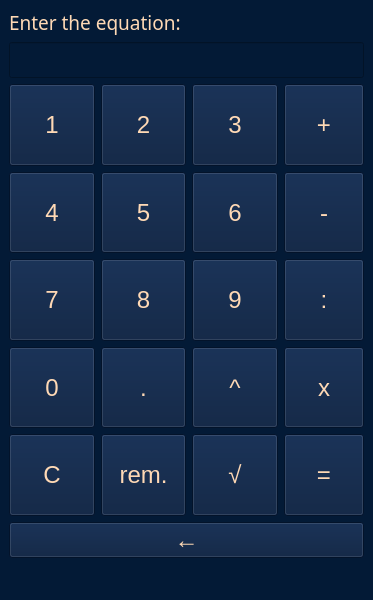
<?xml version="1.0" encoding="UTF-8"?>
<ui version="4.0">
 <class>TheNamelessCalculator</class>
 <widget class="QMainWindow" name="TheNamelessCalculator">
  <property name="geometry">
   <rect>
    <x>0</x>
    <y>0</y>
    <width>373</width>
    <height>600</height>
   </rect>
  </property>
  <property name="windowTitle">
   <string>Calculator</string>
  </property>
  <property name="styleSheet">
   <string notr="true">QWidget {
	color: #ffd9b5;
	background-color: #031a36;
    border-color: #87f1ff;
	font-family: Ubuntu;
	font-size: 18pt;
	font-weight: 450;
}</string>
  </property>
  <widget class="QWidget" name="centralwidget">
   <layout class="QVBoxLayout" name="verticalLayout">
    <item>
     <widget class="QLabel" name="label">
      <property name="sizePolicy">
       <sizepolicy hsizetype="Preferred" vsizetype="Maximum">
        <horstretch>0</horstretch>
        <verstretch>0</verstretch>
       </sizepolicy>
      </property>
      <property name="styleSheet">
       <string notr="true">QWidget {
	color: #ffd9b5;
	background-color: #031a36;
    border-color: #87f1ff;
	font-family: Noto Sans;
	font-size: 14pt;
	font-weight: 400;
}</string>
      </property>
      <property name="text">
       <string>Enter the equation:</string>
      </property>
     </widget>
    </item>
    <item>
     <widget class="QLineEdit" name="fieldLineEdit"/>
    </item>
    <item>
     <layout class="QGridLayout" name="gridLayout">
      <item row="2" column="2">
       <widget class="QPushButton" name="nineButton">
        <property name="sizePolicy">
         <sizepolicy hsizetype="Minimum" vsizetype="Expanding">
          <horstretch>0</horstretch>
          <verstretch>0</verstretch>
         </sizepolicy>
        </property>
        <property name="styleSheet">
         <string notr="true">QPushButton {
	background-color: #041a3b;
	border-color: #51b3c9;
}
QPushButton:hover {
	background-color: #031736;
}

QPushButton:pressed {
	background-color: transparent;
}</string>
        </property>
        <property name="text">
         <string>9</string>
        </property>
       </widget>
      </item>
      <item row="3" column="0">
       <widget class="QPushButton" name="zeroButton">
        <property name="sizePolicy">
         <sizepolicy hsizetype="Minimum" vsizetype="Expanding">
          <horstretch>0</horstretch>
          <verstretch>0</verstretch>
         </sizepolicy>
        </property>
        <property name="styleSheet">
         <string notr="true">QPushButton {
	background-color: #041a3b;
	border-color: #51b3c9;
}
QPushButton:hover {
	background-color: #031736;
}

QPushButton:pressed {
	background-color: transparent;
}</string>
        </property>
        <property name="text">
         <string>0</string>
        </property>
       </widget>
      </item>
      <item row="1" column="1">
       <widget class="QPushButton" name="fiveButton">
        <property name="sizePolicy">
         <sizepolicy hsizetype="Minimum" vsizetype="Expanding">
          <horstretch>0</horstretch>
          <verstretch>0</verstretch>
         </sizepolicy>
        </property>
        <property name="styleSheet">
         <string notr="true">QPushButton {
	background-color: #041a3b;
	border-color: #51b3c9;
}
QPushButton:hover {
	background-color: #031736;
}

QPushButton:pressed {
	background-color: transparent;
}</string>
        </property>
        <property name="text">
         <string>5</string>
        </property>
       </widget>
      </item>
      <item row="2" column="1">
       <widget class="QPushButton" name="eightButton">
        <property name="sizePolicy">
         <sizepolicy hsizetype="Minimum" vsizetype="Expanding">
          <horstretch>0</horstretch>
          <verstretch>0</verstretch>
         </sizepolicy>
        </property>
        <property name="styleSheet">
         <string notr="true">QPushButton {
	background-color: #041a3b;
	border-color: #51b3c9;
}
QPushButton:hover {
	background-color: #031736;
}

QPushButton:pressed {
	background-color: transparent;
}</string>
        </property>
        <property name="text">
         <string>8</string>
        </property>
       </widget>
      </item>
      <item row="1" column="2">
       <widget class="QPushButton" name="sixButton">
        <property name="sizePolicy">
         <sizepolicy hsizetype="Minimum" vsizetype="Expanding">
          <horstretch>0</horstretch>
          <verstretch>0</verstretch>
         </sizepolicy>
        </property>
        <property name="styleSheet">
         <string notr="true">QPushButton {
	background-color: #041a3b;
	border-color: #51b3c9;
}
QPushButton:hover {
	background-color: #031736;
}

QPushButton:pressed {
	background-color: transparent;
}</string>
        </property>
        <property name="text">
         <string>6</string>
        </property>
       </widget>
      </item>
      <item row="0" column="0">
       <widget class="QPushButton" name="oneButton">
        <property name="sizePolicy">
         <sizepolicy hsizetype="Minimum" vsizetype="Expanding">
          <horstretch>0</horstretch>
          <verstretch>0</verstretch>
         </sizepolicy>
        </property>
        <property name="styleSheet">
         <string notr="true">QPushButton {
	background-color: #041a3b;
	border-color: #51b3c9;
}
QPushButton:hover {
	background-color: #031736;
}

QPushButton:pressed {
	background-color: transparent;
}</string>
        </property>
        <property name="text">
         <string>1</string>
        </property>
       </widget>
      </item>
      <item row="3" column="1">
       <widget class="QPushButton" name="dotButton">
        <property name="sizePolicy">
         <sizepolicy hsizetype="Minimum" vsizetype="Expanding">
          <horstretch>0</horstretch>
          <verstretch>0</verstretch>
         </sizepolicy>
        </property>
        <property name="styleSheet">
         <string notr="true">QPushButton {
	background-color: #041a3b;
	border-color: #51b3c9;
}
QPushButton:hover {
	background-color: #031736;
}

QPushButton:pressed {
	background-color: transparent;
}</string>
        </property>
        <property name="text">
         <string>.</string>
        </property>
       </widget>
      </item>
      <item row="3" column="3">
       <widget class="QPushButton" name="multiplyButton">
        <property name="sizePolicy">
         <sizepolicy hsizetype="Minimum" vsizetype="Expanding">
          <horstretch>0</horstretch>
          <verstretch>0</verstretch>
         </sizepolicy>
        </property>
        <property name="styleSheet">
         <string notr="true">QPushButton {
	background-color: #041a3b;
	border-color: #51b3c9;
}
QPushButton:hover {
	background-color: #031736;
}

QPushButton:pressed {
	background-color: transparent;
}</string>
        </property>
        <property name="text">
         <string>x</string>
        </property>
       </widget>
      </item>
      <item row="5" column="2">
       <widget class="QPushButton" name="sqrtButton">
        <property name="sizePolicy">
         <sizepolicy hsizetype="Minimum" vsizetype="Expanding">
          <horstretch>0</horstretch>
          <verstretch>0</verstretch>
         </sizepolicy>
        </property>
        <property name="styleSheet">
         <string notr="true">QPushButton {
	background-color: #041a3b;
	border-color: #51b3c9;
}
QPushButton:hover {
	background-color: #031736;
}

QPushButton:pressed {
	background-color: transparent;
}</string>
        </property>
        <property name="text">
         <string>√</string>
        </property>
       </widget>
      </item>
      <item row="5" column="3">
       <widget class="QPushButton" name="equalsButton">
        <property name="sizePolicy">
         <sizepolicy hsizetype="Minimum" vsizetype="Expanding">
          <horstretch>0</horstretch>
          <verstretch>0</verstretch>
         </sizepolicy>
        </property>
        <property name="styleSheet">
         <string notr="true">QPushButton {
	background-color: #041a3b;
	border-color: #51b3c9;
}
QPushButton:hover {
	background-color: #031736;
}

QPushButton:pressed {
	background-color: transparent;
}</string>
        </property>
        <property name="text">
         <string>=</string>
        </property>
       </widget>
      </item>
      <item row="1" column="3">
       <widget class="QPushButton" name="minusButton">
        <property name="sizePolicy">
         <sizepolicy hsizetype="Minimum" vsizetype="Expanding">
          <horstretch>0</horstretch>
          <verstretch>0</verstretch>
         </sizepolicy>
        </property>
        <property name="styleSheet">
         <string notr="true">QPushButton {
	background-color: #041a3b;
	border-color: #51b3c9;
}
QPushButton:hover {
	background-color: #031736;
}

QPushButton:pressed {
	background-color: transparent;
}</string>
        </property>
        <property name="text">
         <string>-</string>
        </property>
       </widget>
      </item>
      <item row="2" column="3">
       <widget class="QPushButton" name="divideButton">
        <property name="sizePolicy">
         <sizepolicy hsizetype="Minimum" vsizetype="Expanding">
          <horstretch>0</horstretch>
          <verstretch>0</verstretch>
         </sizepolicy>
        </property>
        <property name="styleSheet">
         <string notr="true">QPushButton {
	background-color: #041a3b;
	border-color: #51b3c9;
}
QPushButton:hover {
	background-color: #031736;
}

QPushButton:pressed {
	background-color: transparent;
}</string>
        </property>
        <property name="text">
         <string>:</string>
        </property>
       </widget>
      </item>
      <item row="5" column="1">
       <widget class="QPushButton" name="remainderButton">
        <property name="sizePolicy">
         <sizepolicy hsizetype="Minimum" vsizetype="Expanding">
          <horstretch>0</horstretch>
          <verstretch>0</verstretch>
         </sizepolicy>
        </property>
        <property name="styleSheet">
         <string notr="true">QPushButton {
	background-color: #041a3b;
	border-color: #51b3c9;
}
QPushButton:hover {
	background-color: #031736;
}

QPushButton:pressed {
	background-color: transparent;
}</string>
        </property>
        <property name="text">
         <string>rem.</string>
        </property>
       </widget>
      </item>
      <item row="2" column="0">
       <widget class="QPushButton" name="sevenButton">
        <property name="sizePolicy">
         <sizepolicy hsizetype="Minimum" vsizetype="Expanding">
          <horstretch>0</horstretch>
          <verstretch>0</verstretch>
         </sizepolicy>
        </property>
        <property name="styleSheet">
         <string notr="true">QPushButton {
	background-color: #041a3b;
	border-color: #51b3c9;
}
QPushButton:hover {
	background-color: #031736;
}

QPushButton:pressed {
	background-color: transparent;
}</string>
        </property>
        <property name="text">
         <string>7</string>
        </property>
       </widget>
      </item>
      <item row="3" column="2">
       <widget class="QPushButton" name="powerButton">
        <property name="sizePolicy">
         <sizepolicy hsizetype="Minimum" vsizetype="Expanding">
          <horstretch>0</horstretch>
          <verstretch>0</verstretch>
         </sizepolicy>
        </property>
        <property name="styleSheet">
         <string notr="true">QPushButton {
	background-color: #041a3b;
	border-color: #51b3c9;
}
QPushButton:hover {
	background-color: #031736;
}

QPushButton:pressed {
	background-color: transparent;
}</string>
        </property>
        <property name="text">
         <string>^</string>
        </property>
       </widget>
      </item>
      <item row="5" column="0">
       <widget class="QPushButton" name="clearButton">
        <property name="sizePolicy">
         <sizepolicy hsizetype="Minimum" vsizetype="Expanding">
          <horstretch>0</horstretch>
          <verstretch>0</verstretch>
         </sizepolicy>
        </property>
        <property name="styleSheet">
         <string notr="true">QPushButton {
	background-color: #041a3b;
	border-color: #51b3c9;
}
QPushButton:hover {
	background-color: #031736;
}

QPushButton:pressed {
	background-color: transparent;
}</string>
        </property>
        <property name="text">
         <string>C</string>
        </property>
       </widget>
      </item>
      <item row="0" column="2">
       <widget class="QPushButton" name="threeButton">
        <property name="sizePolicy">
         <sizepolicy hsizetype="Minimum" vsizetype="Expanding">
          <horstretch>0</horstretch>
          <verstretch>0</verstretch>
         </sizepolicy>
        </property>
        <property name="styleSheet">
         <string notr="true">QPushButton {
	background-color: #041a3b;
	border-color: #51b3c9;
}
QPushButton:hover {
	background-color: #031736;
}

QPushButton:pressed {
	background-color: transparent;
}</string>
        </property>
        <property name="text">
         <string>3</string>
        </property>
       </widget>
      </item>
      <item row="0" column="3">
       <widget class="QPushButton" name="plusButton">
        <property name="sizePolicy">
         <sizepolicy hsizetype="Fixed" vsizetype="Expanding">
          <horstretch>0</horstretch>
          <verstretch>0</verstretch>
         </sizepolicy>
        </property>
        <property name="styleSheet">
         <string notr="true">QPushButton {
	background-color: #041a3b;
	border-color: #51b3c9;
}
QPushButton:hover {
	background-color: #031736;
}

QPushButton:pressed {
	background-color: transparent;
}</string>
        </property>
        <property name="text">
         <string>+</string>
        </property>
       </widget>
      </item>
      <item row="0" column="1">
       <widget class="QPushButton" name="twoButton">
        <property name="sizePolicy">
         <sizepolicy hsizetype="Minimum" vsizetype="Expanding">
          <horstretch>0</horstretch>
          <verstretch>0</verstretch>
         </sizepolicy>
        </property>
        <property name="styleSheet">
         <string notr="true">QPushButton {
	background-color: #041a3b;
	border-color: #51b3c9;
}
QPushButton:hover {
	background-color: #031736;
}

QPushButton:pressed {
	background-color: transparent;
}</string>
        </property>
        <property name="text">
         <string>2</string>
        </property>
       </widget>
      </item>
      <item row="1" column="0">
       <widget class="QPushButton" name="fourButton">
        <property name="sizePolicy">
         <sizepolicy hsizetype="Minimum" vsizetype="Expanding">
          <horstretch>0</horstretch>
          <verstretch>0</verstretch>
         </sizepolicy>
        </property>
        <property name="styleSheet">
         <string notr="true">QPushButton {
	background-color: #041a3b;
	border-color: #51b3c9;
}
QPushButton:hover {
	background-color: #031736;
}

QPushButton:pressed {
	background-color: transparent;
}</string>
        </property>
        <property name="text">
         <string>4</string>
        </property>
       </widget>
      </item>
     </layout>
    </item>
    <item>
     <widget class="QPushButton" name="backspaceButton">
      <property name="styleSheet">
       <string notr="true">QPushButton {
	background-color: #041a3b;
	border-color: #51b3c9;
}
QPushButton:hover {
	background-color: #031736;
}

QPushButton:pressed {
	background-color: transparent;
}</string>
      </property>
      <property name="text">
       <string>←</string>
      </property>
     </widget>
    </item>
   </layout>
  </widget>
  <widget class="QMenuBar" name="menubar">
   <property name="geometry">
    <rect>
     <x>0</x>
     <y>0</y>
     <width>373</width>
     <height>35</height>
    </rect>
   </property>
  </widget>
  <widget class="QStatusBar" name="statusbar"/>
 </widget>
 <resources/>
 <connections/>
</ui>
